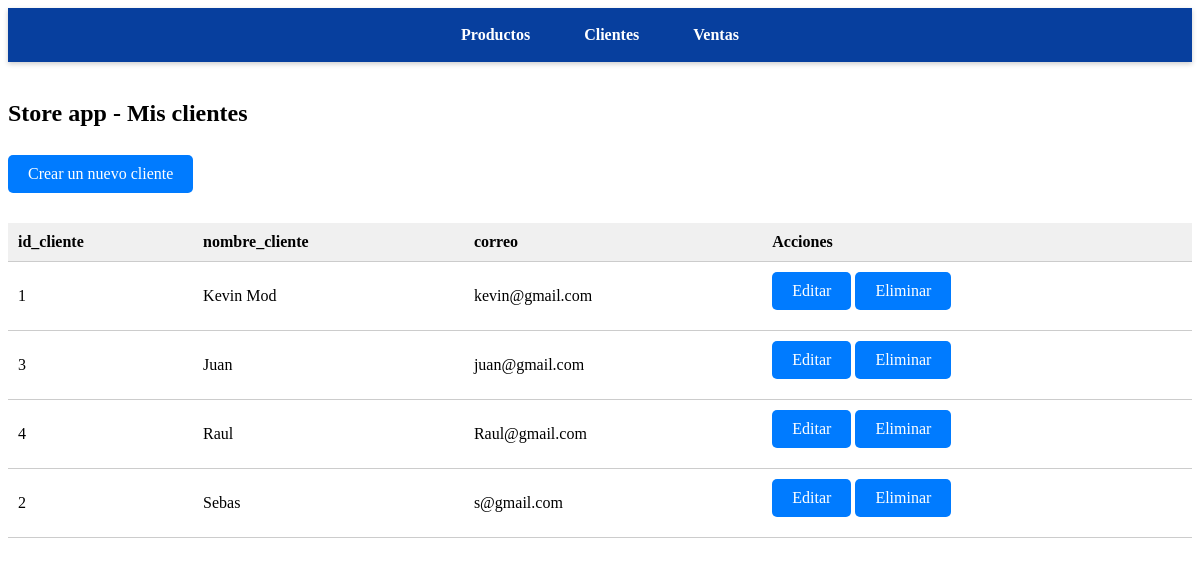
/clientes/, run on the app's committed database.
### StoreApp/models.py (models this page shows, shortened)
class Clientes(models.Model):
    id_cliente = models.BigIntegerField(primary_key=True)
    nombre_cliente = models.CharField(max_length=50)
    correo = models.CharField(max_length=50)

### StoreApp/views.py (the view)
# urls.py: path('clientes/', vista_clientes),
def vista_clientes(request):
    clientes_get_list = Clientes.objects.all()
    return render(request, 'pagina_clientes.html', {'clientes':clientes_get_list})

### StoreApp/templates/pagina_clientes.html (shortened to what this page needs)
{% load static %}
<!DOCTYPE html>
<html lang="en">
<head>
    <link rel="stylesheet" href="{% static 'css/global_paginas.css' %}">
</head>
<body>
    {% include 'componente_navbar.html' %}
    <br>
    <h2>Store app - Mis clientes</h2>
    <br>
    <a href="/crear_cliente/" class="button">Crear un nuevo cliente</a>
    <br>
    <table>
        <tr>
            <th>id_cliente</th>
            <th>nombre_cliente</th>
            <th>correo</th>
            <th>Acciones</th>
        </tr>
        {% for item in clientes %}
            <tr>
                <td>{{ item.id_cliente }}</td>
                <td>{{ item.nombre_cliente }}</td>
                <td>{{ item.correo }}</td>
                <td>
                    <a href="/editar_cliente/{{ item.id_cliente }}" class="button">Editar</a>
                    <a href="/eliminar_cliente/{{ item.id_cliente }}" class="button">Eliminar</a>
                </td>
            </tr>
        {% endfor %}
    </table>
</body>
</html>

### StoreApp/static/css/global_paginas.css (style rules this page uses)
table { width: 100%; border-collapse: collapse; margin-top: 20px; }
table th, table td { padding: 10px; text-align: left; border-bottom: 1px solid #ccc; }
table th { background-color: #f0f0f0; font-weight: bold; }
.button { display: inline-block; background-color: #007bff; color: #fff; padding: 10px 20px; text-decoration: none; border-radius: 5px; margin-bottom: 10px; }
h2 { font-size: 24px; font-weight: bold; margin-bottom: 10px; }
a { cursor: pointer; text-decoration: none; color: #007bff; }

### StoreApp/static/css/componente_navbar.css (style rules this page uses)
a { text-decoration: none; }

### data on the page
Clientes: id_cliente "1", nombre_cliente "Kevin Mod", correo "kevin@gmail.com"
Clientes: id_cliente "3", nombre_cliente "Juan", correo "juan@gmail.com"
Clientes: id_cliente "4", nombre_cliente "Raul", correo "Raul@gmail.com"
Clientes: id_cliente "2", nombre_cliente "Sebas", correo "s@gmail.com"
